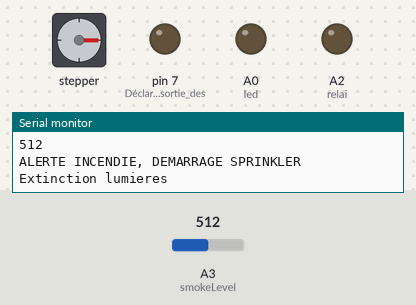
Simulated run of this sketch. Board: Arduino Uno, built with avr-gcc and run on an emulated ATmega328P. On the bench: stepper motor, output pins drawn as LEDs (lit = HIGH), the last lines printed to the serial monitor. Dashed ring = blinking. The inputs (shaded band) are chosen by the test bench; at power-on: A3 (smokeLevel) = 512. Stepper angles assume 3072 steps per turn.

Above: at 6.1 s.
6.2 s: A3 (smokeLevel) set to 472
12.6 s: A3 (smokeLevel) set to 450
At 15.5 s:
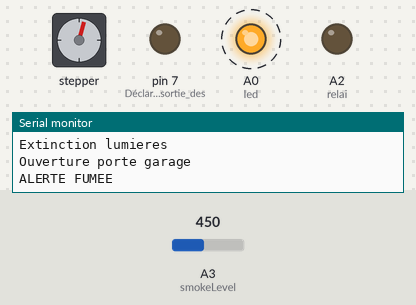
19.0 s: A3 (smokeLevel) set to 511
At 23.9 s:
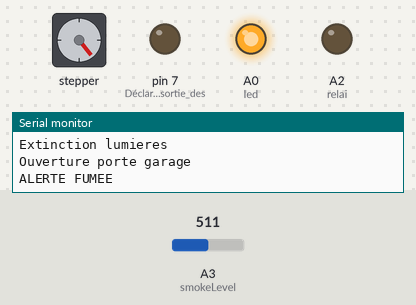
30.3 s: A3 (smokeLevel) set to 306
At 35.7 s:
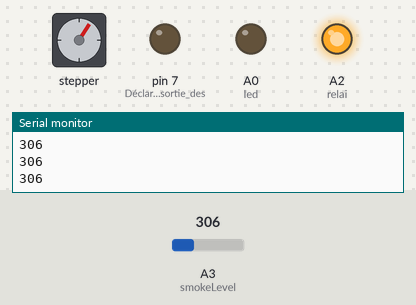
36.7 s: A3 (smokeLevel) set to 716
At 42.0 s:
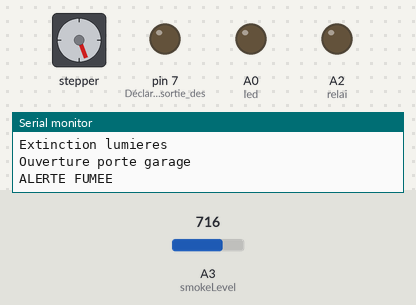
48.0 s: A3 (smokeLevel) set to 122
At 54.2 s:
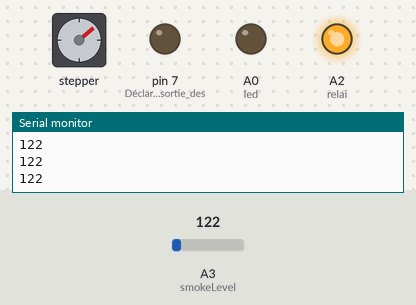
Timing chart, 0 to 55.4 s (numbered marks = the images above; inputs shaded):
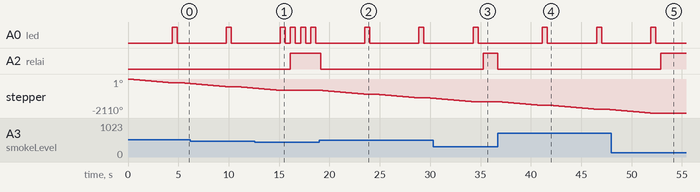

The sketch:

1.ino
```cpp
#include <Stepper.h>

int smokeLevel = A3;
int relai = A2;
int led = A0;
int button = A1;
int Val = 450;
int threVal = 460;
int nombreDePas = 48*64;

Stepper monMoteur(nombreDePas,6,5,3,2);


void setup() {


pinMode(relai, OUTPUT);     // Déclaration en sortie du relai
pinMode(led, OUTPUT);       // Déclaration en sortie de la led rouge
pinMode(button, INPUT);         // Déclaration en entrée de l'interrupteur d'éclairage
pinMode(7, OUTPUT);        // Déclaration en sortie des leds d'éclairage
pinMode(smokeLevel,INPUT);  // Déclaration en entrée du capteur de CO2
monMoteur.setSpeed(9);

  Serial.begin(9600);

}


void loop() {


  int sensorVal = analogRead(smokeLevel);

  Serial.println(sensorVal);


  if(sensorVal >= threVal){     // Si niveau CO2 mesuré supérieur à 500

    digitalWrite(A2, LOW); // Activation du relai donc de la pompe
    Serial.println("ALERTE INCENDIE, DEMARRAGE SPRINKLER");
    digitalWrite(7, LOW);   // Extinction éclairage
    Serial.println("Extinction lumieres");
    monMoteur.step(-2000);
    Serial.println("Ouverture porte garage");

    } else {

    digitalWrite(A2, HIGH); // Désactivation du relai donc de la pompe
    digitalWrite(A0, LOW);  // Extinction de la led rouge

    }

   if(sensorVal >= Val){ // Si niveau CO2 mesuré supérieur ou égal à 480
    Serial.println("ALERTE FUMEE");
    digitalWrite(A0, HIGH);
    delay(500);
    digitalWrite(A0, LOW);
    delay(500);             // Clignotement led rouge délai d'une demi seconde
  }


}
```

Measured:
- the behaviour switches between 460 and 459 on A3 (smokeLevel) (found by bisection; images 0 and 1)
- after the input at 12.6 s, A2 (relai): LOW → HIGH after 3.5 s; stepper: goes on until 15.1 s, then stays -704°
- after the input at 19.0 s, A0 (led): alternates HIGH for 0.50 s and LOW for 4.9 s, starting after 4.5 s; A2 (relai): HIGH → LOW after 0.13 s; stepper: turns 234° counter-clockwise in 4.4 s, then 234° counter-clockwise in 4.4 s, then 23° counter-clockwise in 0.39 s
- after the input at 30.3 s, A2 (relai): LOW → HIGH after 5.0 s; stepper: goes on until 34.2 s, then stays -1407°
- after the input at 36.7 s, A0 (led): alternates HIGH for 0.50 s and LOW for 4.9 s, starting after 4.4 s; A2 (relai): HIGH → LOW at once; stepper: turns 234° counter-clockwise in 4.4 s, then 234° counter-clockwise in 4.4 s, then 27° counter-clockwise in 0.47 s
- after the input at 48.0 s, A2 (relai): LOW → HIGH after 4.9 s; stepper: goes on until 51.9 s, then stays -2110°
- by itself, A0 (led): alternates HIGH for 0.50 s and LOW for 0.50 s
